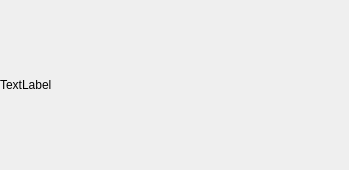
<?xml version="1.0" encoding="UTF-8"?>
<ui version="4.0">
 <class>MaterialDetailEditor_Renderer</class>
 <widget class="QWidget" name="MaterialDetailEditor_Renderer">
  <property name="geometry">
   <rect>
    <x>0</x>
    <y>0</y>
    <width>349</width>
    <height>170</height>
   </rect>
  </property>
  <property name="windowTitle">
   <string>Form</string>
  </property>
  <layout class="QVBoxLayout" name="verticalLayout_2" stretch="0">
   <property name="spacing">
    <number>0</number>
   </property>
   <property name="leftMargin">
    <number>0</number>
   </property>
   <property name="topMargin">
    <number>0</number>
   </property>
   <property name="rightMargin">
    <number>0</number>
   </property>
   <property name="bottomMargin">
    <number>0</number>
   </property>
   <item>
    <widget class="QLabel" name="MaterialDetailEditor_RendererName">
     <property name="text">
      <string>TextLabel</string>
     </property>
    </widget>
   </item>
  </layout>
 </widget>
 <resources/>
 <connections/>
</ui>
